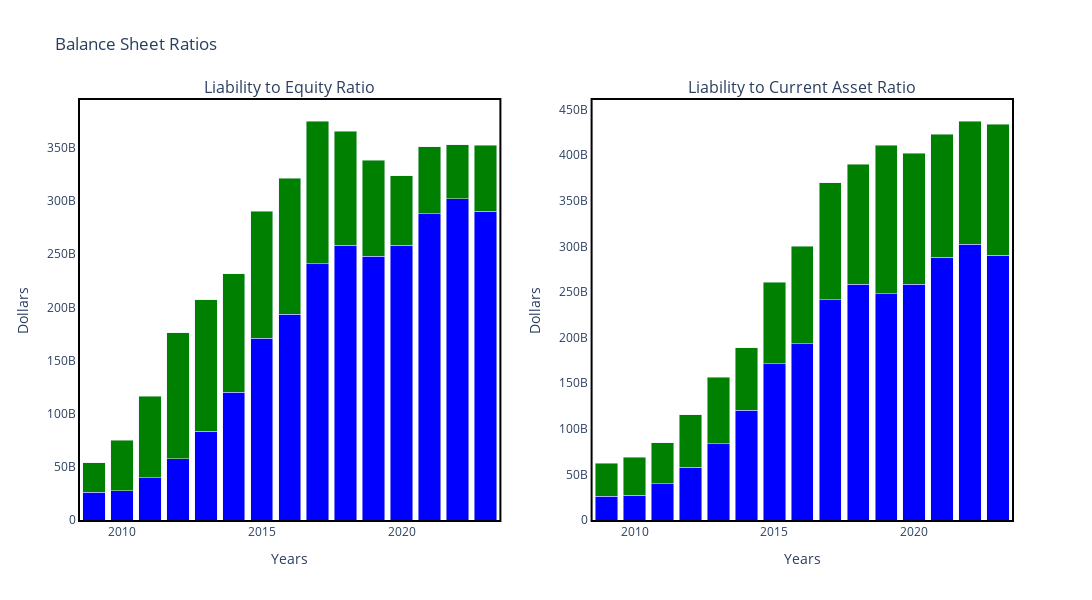

Here is the notebook cell this chart was saved with:
### Code cell
balance = balance.reset_index()
# Create subplots
fig = make_subplots(rows=1, cols=2, subplot_titles=('Liability to Equity Ratio', 'Liability to Current Asset Ratio'))

# First subplot for 'Liability to Equity ratio'
fig.add_trace(
    go.Bar(name='Liability', x=balance['Year'], y=balance['Liability'], marker_color='blue'),
    row=1, col=1
)
fig.add_trace(
    go.Bar(name='Total Stockholders Equity', x=balance['Year'], y=balance['Total Stockholders equity'], marker_color='green'),
    row=1, col=1
)

# Second subplot for 'Liability to Current Asset Ratio'
fig.add_trace(
    go.Bar(name='Liability', x=balance['Year'], y=balance['Liability'], marker_color='blue'),
    row=1, col=2
)
fig.add_trace(
    go.Bar(name='Current Assets', x=balance['Year'], y=balance['Current Assets'], marker_color='green'),
    row=1, col=2
)

# Update the layout for a cleaner look
fig.update_layout(
    title_text='Balance Sheet Ratios',
    showlegend=False,
    plot_bgcolor='white',
    height=600, width=1200
)

# Update xaxes and yaxes titles
fig.update_xaxes(title_text='Years', row=1, col=1)
fig.update_xaxes(title_text='Years', row=1, col=2)
fig.update_yaxes(title_text='Dollars', row=1, col=1)
fig.update_yaxes(title_text='Dollars', row=1, col=2)

# Make the bar charts stacked
fig.update_layout(barmode='stack')

# Remove the 'spines' (In plotly, they are called 'lines')
fig.update_xaxes(showline=True, linewidth=2, linecolor='black', mirror=True)
fig.update_yaxes(showline=True, linewidth=2, linecolor='black', mirror=True)

# Show the plot
fig.show()

### Figure 1 — Plotly figure (JSON) as saved in the notebook; plotly's stock layout.template omitted (floating-point values rounded to 4 significant figures)
{"data": [{"marker": {"color": "blue"}, "name": "Liability", "type": "bar", "x": [2009, 2010, 2011, 2012, 2013, 2014, 2015, 2016, 2017, 2018, 2019, 2020, 2021, 2022, 2023], "xaxis": "x", "y": [26019000000, 27392000000, 39756000000, 57854000000, 83451000000, 120292000000, 171124000000, 193437000000, 241272000000, 258578000000, 248028000000, 258549000000, 287912000000, 302083000000, 290437000000], "yaxis": "y"}, {"marker": {"color": "green"}, "name": "Total Stockholders Equity", "type": "bar", "x": [2009, 2010, 2011, 2012, 2013, 2014, 2015, 2016, 2017, 2018, 2019, 2020, 2021, 2022, 2023], "xaxis": "x", "y": [27832000000, 47791000000, 76615000000, 118210000000, 123549000000, 111547000000, 119355000000, 128249000000, 134047000000, 107147000000, 90488000000, 65339000000, 63090000000, 50672000000, 62146000000], "yaxis": "y"}, {"marker": {"color": "blue"}, "name": "Liability", "type": "bar", "x": [2009, 2010, 2011, 2012, 2013, 2014, 2015, 2016, 2017, 2018, 2019, 2020, 2021, 2022, 2023], "xaxis": "x2", "y": [26019000000, 27392000000, 39756000000, 57854000000, 83451000000, 120292000000, 171124000000, 193437000000, 241272000000, 258578000000, 248028000000, 258549000000, 287912000000, 302083000000, 290437000000], "yaxis": "y2"}, {"marker": {"color": "green"}, "name": "Current Assets", "type": "bar", "x": [2009, 2010, 2011, 2012, 2013, 2014, 2015, 2016, 2017, 2018, 2019, 2020, 2021, 2022, 2023], "xaxis": "x2", "y": [36265000000, 41678000000, 44988000000, 57653000000, 73286000000, 68531000000, 89378000000, 106869000000, 128645000000, 131339000000, 162819000000, 143713000000, 134836000000, 135405000000, 143566000000], "yaxis": "y2"}], "layout": {"annotations": [{"font": {"size": 16}, "showarrow": false, "text": "Liability to Equity Ratio", "x": 0.225, "xanchor": "center", "xref": "paper", "y": 1, "yanchor": "bottom", "yref": "paper"}, {"font": {"size": 16}, "showarrow": false, "text": "Liability to Current Asset Ratio", "x": 0.775, "xanchor": "center", "xref": "paper", "y": 1, "yanchor": "bottom", "yref": "paper"}], "barmode": "stack", "height": 600, "plot_bgcolor": "white", "showlegend": false, "title": {"text": "Balance Sheet Ratios"}, "width": 1200, "xaxis": {"anchor": "y", "domain": [0, 0.45], "linecolor": "black", "linewidth": 2, "mirror": true, "showline": true, "title": {"text": "Years"}}, "xaxis2": {"anchor": "y2", "domain": [0.55, 1], "linecolor": "black", "linewidth": 2, "mirror": true, "showline": true, "title": {"text": "Years"}}, "yaxis": {"anchor": "x", "domain": [0, 1], "linecolor": "black", "linewidth": 2, "mirror": true, "showline": true, "title": {"text": "Dollars"}}, "yaxis2": {"anchor": "x2", "domain": [0, 1], "linecolor": "black", "linewidth": 2, "mirror": true, "showline": true, "title": {"text": "Dollars"}}}}
